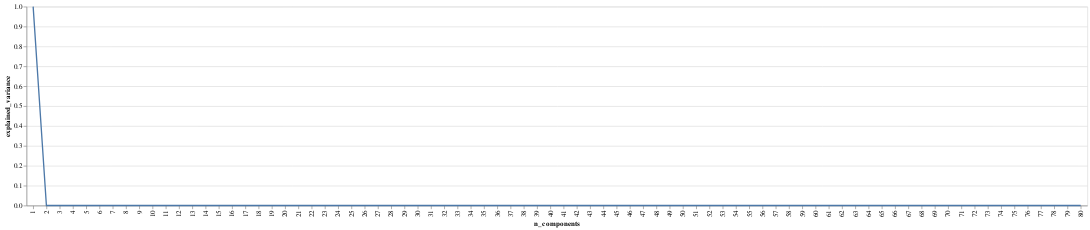

Notebook cell for this chart:
### Code cell
draw_components_variance_chart(pca)

### Figure 1 — Vega-Lite specification as saved in the notebook (floating-point values rounded to 4 significant figures)
{"config": {"view": {"continuousWidth": 400, "continuousHeight": 300}}, "data": {"name": "data-c374f736dca83572307c8dfb23245e84"}, "mark": "line", "encoding": {"x": {"field": "n_components", "type": "ordinal"}, "y": {"field": "explained_variance", "type": "quantitative"}}, "$schema": "https://vega.github.io/schema/vega-lite/v4.17.0.json", "datasets": {"data-c374f736dca83572307c8dfb23245e84": [{"n_components": 1, "explained_variance": 1.0}, {"n_components": 2, "explained_variance": 1.972e-09}, {"n_components": 3, "explained_variance": 8.549e-10}, {"n_components": 4, "explained_variance": 2.549e-10}, {"n_components": 5, "explained_variance": 9.089e-11}, {"n_components": 6, "explained_variance": 2.947e-11}, {"n_components": 7, "explained_variance": 9.469e-12}, {"n_components": 8, "explained_variance": 8.065e-12}, {"n_components": 9, "explained_variance": 6.261e-12}, {"n_components": 10, "explained_variance": 4.924e-13}, {"n_components": 11, "explained_variance": 2.848e-14}, {"n_components": 12, "explained_variance": 8.963e-15}, {"n_components": 13, "explained_variance": 3.459e-16}, {"n_components": 14, "explained_variance": 1.682e-16}, {"n_components": 15, "explained_variance": 1.033e-16}, {"n_components": 16, "explained_variance": 7.859e-17}, {"n_components": 17, "explained_variance": 6.619e-17}, {"n_components": 18, "explained_variance": 6.094e-17}, {"n_components": 19, "explained_variance": 4.765e-17}, {"n_components": 20, "explained_variance": 4.273e-17}, {"n_components": 21, "explained_variance": 4.024e-17}, {"n_components": 22, "explained_variance": 3.626e-17}, {"n_components": 23, "explained_variance": 3.498e-17}, {"n_components": 24, "explained_variance": 3.163e-17}, {"n_components": 25, "explained_variance": 2.765e-17}, {"n_components": 26, "explained_variance": 2.642e-17}, {"n_components": 27, "explained_variance": 2.413e-17}, {"n_components": 28, "explained_variance": 2.309e-17}, {"n_components": 29, "explained_variance": 2.04e-17}, {"n_components": 30, "explained_variance": 1.917e-17}, {"n_components": 31, "explained_variance": 1.743e-17}, {"n_components": 32, "explained_variance": 1.65e-17}, {"n_components": 33, "explained_variance": 1.487e-17}, {"n_components": 34, "explained_variance": 1.334e-17}, {"n_components": 35, "explained_variance": 1.267e-17}, {"n_components": 36, "explained_variance": 8.534e-18}, {"n_components": 37, "explained_variance": 6.527e-18}, {"n_components": 38, "explained_variance": 6.033e-18}, {"n_components": 39, "explained_variance": 5.859e-18}, {"n_components": 40, "explained_variance": 5.565e-18}, {"n_components": 41, "explained_variance": 5.379e-18}, {"n_components": 42, "explained_variance": 4.654e-18}, {"n_components": 43, "explained_variance": 3.682e-18}, {"n_components": 44, "explained_variance": 3.088e-18}, {"n_components": 45, "explained_variance": 2.607e-18}, {"n_components": 46, "explained_variance": 2.207e-18}, {"n_components": 47, "explained_variance": 1.813e-18}, {"n_components": 48, "explained_variance": 1.717e-18}, {"n_components": 49, "explained_variance": 1.628e-18}, {"n_components": 50, "explained_variance": 1.376e-18}, {"n_components": 51, "explained_variance": 1.215e-18}, {"n_components": 52, "explained_variance": 9.698e-19}, {"n_components": 53, "explained_variance": 8.532e-19}, {"n_components": 54, "explained_variance": 7.606e-19}, {"n_components": 55, "explained_variance": 6.205e-19}, {"n_components": 56, "explained_variance": 5.806e-19}, {"n_components": 57, "explained_variance": 5.24e-19}, {"n_components": 58, "explained_variance": 4.693e-19}, {"n_components": 59, "explained_variance": 4.165e-19}, {"n_components": 60, "explained_variance": 3.85e-19}, {"n_components": 61, "explained_variance": 2.833e-19}, {"n_components": 62, "explained_variance": 2.21e-19}, {"n_components": 63, "explained_variance": 2.024e-19}, {"n_components": 64, "explained_variance": 1.901e-19}, {"n_components": 65, "explained_variance": 1.692e-19}, {"n_components": 66, "explained_variance": 1.4e-19}, {"n_components": 67, "explained_variance": 1.283e-19}, {"n_components": 68, "explained_variance": 7.043e-20}, {"n_components": 69, "explained_variance": 6.279e-20}, {"n_components": 70, "explained_variance": 5.703e-20}, {"n_components": 71, "explained_variance": 3.561e-20}, {"n_components": 72, "explained_variance": 3.381e-20}, {"n_components": 73, "explained_variance": 3.269e-20}, {"n_components": 74, "explained_variance": 2.434e-20}, {"n_components": 75, "explained_variance": 2.177e-20}, {"n_components": 76, "explained_variance": 1.091e-20}, {"n_components": 77, "explained_variance": 1.03e-20}, {"n_components": 78, "explained_variance": 9.678e-21}, {"n_components": 79, "explained_variance": 8.686e-21}, {"n_components": 80, "explained_variance": 1.081e-22}]}}
